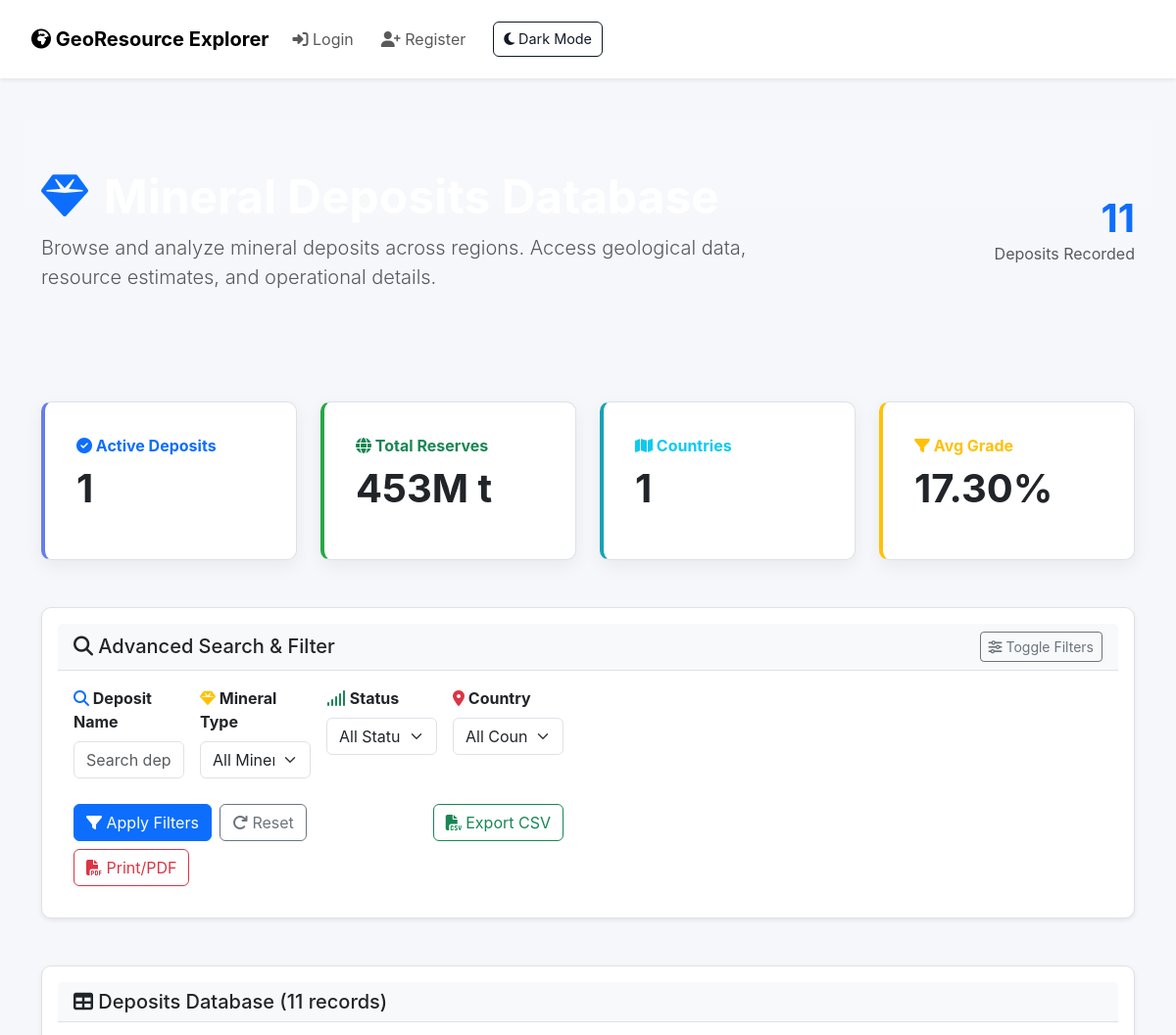
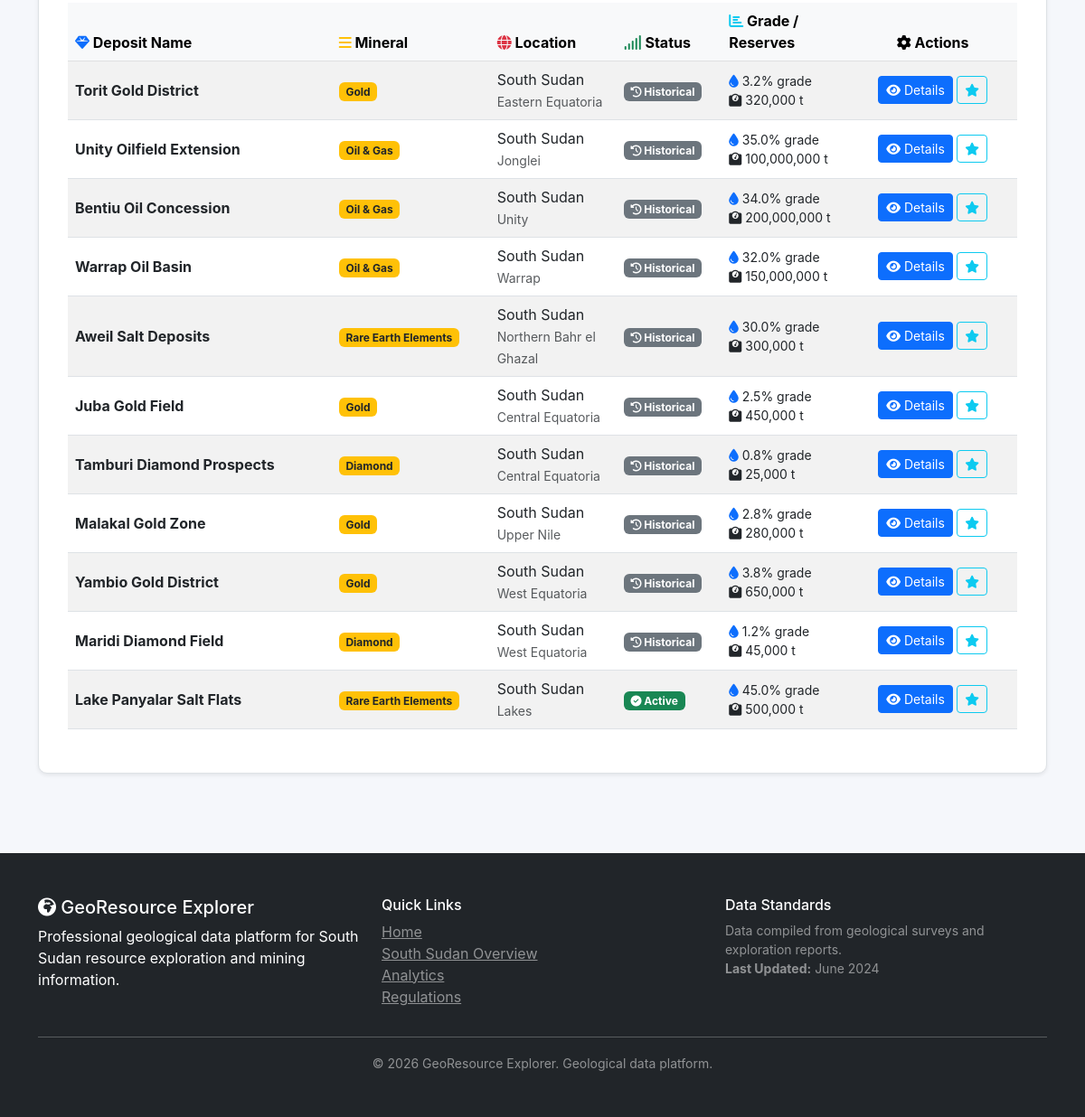
/deposits, run on the app's committed database (2 pictures, top to bottom).
### tables this page shows
CREATE TABLE deposits (
                id INTEGER PRIMARY KEY AUTOINCREMENT,
                name TEXT NOT NULL,
                mineral_type_id INTEGER,
                ore_type_id INTEGER,
                location_name TEXT,
                latitude REAL,
                longitude REAL,
                country TEXT,
                region TEXT,
                estimated_reserves_tonnes REAL,
                average_grade REAL,  -- percentage or g/tonne
                confidence_level TEXT,  -- confirmed, probable, possible
                discovery_year INTEGER,
                status TEXT,  -- active, inactive, exploration, under_development
                notes TEXT,
                created_by INTEGER,
                created_at TIMESTAMP DEFAULT CURRENT_TIMESTAMP,
                FOREIGN KEY(mineral_type_id) REFERENCES mineral_types(id),
                FOREIGN KEY(ore_type_id) REFERENCES ore_types(id),
                FOREIGN KEY(created_by) REFERENCES users(id)
            );

CREATE TABLE mineral_types (
                id INTEGER PRIMARY KEY AUTOINCREMENT,
                name TEXT UNIQUE NOT NULL,
                description TEXT,
                category TEXT  -- precious, industrial, base_metal, rare_earth, fossil_fuel
            );

### app/professional.py (the view)
    @app.route("/deposits")
    def deposits():
        db = get_db()
        search = request.args.get('q', '')
        mineral_filter = request.args.get('mineral', '')
        country_filter = request.args.get('country', '')
        status_filter = request.args.get('status', '')
        query = """
            SELECT d.*, mt.name as mineral_name, mt.category as mineral_category,
                   ot.name as ore_name
            FROM deposits d
            JOIN mineral_types mt ON d.mineral_type_id = mt.id
            JOIN ore_types ot ON d.ore_type_id = ot.id
            WHERE 1=1
        """
        params = []
        if search:
            query += " AND (d.name LIKE ? OR d.location_name LIKE ?)"
            params.extend([f'%{search}%', f'%{search}%'])
        if mineral_filter:
            query += " AND mt.id = ?"
            params.append(int(mineral_filter))
        if country_filter:
            query += " AND d.country = ?"
            params.append(country_filter)
        if status_filter:
            query += " AND d.status = ?"
            params.append(status_filter)
        query += " ORDER BY d.status DESC, d.discovery_year DESC"
        deposits = db.execute(query, params).fetchall()
        deposits = [dict(d) for d in deposits]
        minerals = db.execute("SELECT id, name FROM mineral_types ORDER BY name").fetchall()
        minerals = [dict(m) for m in minerals]
        countries = db.execute("SELECT DISTINCT country FROM deposits ORDER BY country").fetchall()
        countries = [dict(c) for c in countries]
        return render_template("deposits.html",
                             deposits=deposits,
                             minerals=minerals,
                             countries=countries,
                             search=search)

### templates/deposits.html (shortened to what this page needs)
{% extends "layout.html" %}
{% block content %}
<div class="bg-gradient py-5 mb-5">
    <div class="container">
        <div class="row align-items-center">
            <div class="col-md-8">
                <h1 class="display-5 fw-bold mb-2">
                    <i class="fas fa-gem text-primary me-3"></i>Mineral Deposits Database
                </h1>
                <p class="lead text-muted">Browse and analyze mineral deposits across regions. Access geological data, resource estimates, and operational details.</p>
            </div>
            <div class="col-md-4 text-end">
                <div class="display-6 fw-bold text-primary">{{ deposits|length }}</div>
                <p class="text-muted">Deposits Recorded</p>
            </div>
        </div>
    </div>
</div>
<div class="container">
    <div class="row g-4 mb-5">
        <div class="col-md-3">
            <div class="card border-left-primary h-100">
                <div class="card-body">
                    <div class="text-primary fw-bold mb-2">
                        <i class="fas fa-check-circle"></i> Active Deposits
                    </div>
                    <div class="display-6 fw-bold">
                        {% set active_count = deposits|selectattr('status', 'equalto', 'active')|list|length %}
                        {{ active_count }}
                    </div>
                </div>
            </div>
        </div>
        <div class="col-md-3">
            <div class="card border-left-success h-100">
                <div class="card-body">
                    <div class="text-success fw-bold mb-2">
                        <i class="fas fa-globe"></i> Total Reserves
                    </div>
                    <div class="display-6 fw-bold">
                        {% set total_reserves = deposits|map(attribute='estimated_reserves_tonnes')|sum %}
                        {{ "{:,.0f}".format(total_reserves / 1000000) }}M t
                    </div>
                </div>
            </div>
        </div>
        <div class="col-md-3">
            <div class="card border-left-info h-100">
                <div class="card-body">
                    <div class="text-info fw-bold mb-2">
                        <i class="fas fa-map"></i> Countries
                    </div>
                    <div class="display-6 fw-bold">
                        {% set countries_set = deposits|map(attribute='country')|unique|list %}
                        {{ countries_set|length }}
                    </div>
                </div>
            </div>
        </div>
        <div class="col-md-3">
            <div class="card border-left-warning h-100">
                <div class="card-body">
                    <div class="text-warning fw-bold mb-2">
                        <i class="fas fa-filter"></i> Avg Grade
                    </div>
                    <div class="display-6 fw-bold">
                        {% set avg_grade = (deposits|map(attribute='average_grade')|sum) / (deposits|length if deposits|length > 0 else 1) %}
                        {{ "%.2f"|format(avg_grade) }}%
                    </div>
                </div>
            </div>
        </div>
    </div>
    <div class="card shadow-sm mb-5">
        <div class="card-header bg-light border-bottom">
            <div class="row align-items-center">
                <div class="col">
                    <h5 class="mb-0">
                        <i class="fas fa-search"></i> Advanced Search & Filter
                    </h5>
                </div>
                <div class="col-auto">
                    <button class="btn btn-sm btn-outline-secondary" type="button" data-bs-toggle="collapse" data-bs-target="#filterForm">
                        <i class="fas fa-sliders-h"></i> Toggle Filters
                    </button>
                </div>
            </div>
        </div>
        <div class="collapse show" id="filterForm">
            <div class="card-body">
                <form method="GET" class="needs-validation">
                    <div class="row g-3 mb-3">
                        <div class="col-md-3">
                            <label class="form-label fw-bold">
                                <i class="fas fa-search text-primary"></i> Deposit Name
                            </label>
                            <input type="text" name="q" class="form-control" placeholder="Search deposit..." value="{{ search or '' }}">
                        </div>
                        <div class="col-md-3">
                            <label class="form-label fw-bold">
                                <i class="fas fa-gem text-warning"></i> Mineral Type
                            </label>
                            <select name="mineral" class="form-select">
                                <option value="">All Minerals</option>
                            </select>
                        </div>
                        <div class="col-md-3">
                            <label class="form-label fw-bold">
                                <i class="fas fa-signal text-success"></i> Status
                            </label>
                            <select name="status" class="form-select">
                                <option value="">All Status</option>
                            </select>
                        </div>
                        <div class="col-md-3">
                            <label class="form-label fw-bold">
                                <i class="fas fa-map-marker-alt text-danger"></i> Country
                            </label>
                            <select name="country" class="form-select">
                                <option value="">All Countries</option>
                            </select>
                        </div>
                    </div>
                    <div class="row g-2">
                        <div class="col-auto">
                            <button type="submit" class="btn btn-primary">
                                <i class="fas fa-filter"></i> Apply Filters
                            </button>
                        </div>
                        <div class="col-auto">
                            <a href="{{ url_for('deposits') }}" class="btn btn-outline-secondary">
                                <i class="fas fa-redo"></i> Reset
                            </a>
                        </div>
                        <div class="col-auto ms-auto">
                            <button type="button" class="btn btn-outline-success" onclick="exportToCSV()">
                                <i class="fas fa-file-csv"></i> Export CSV
                            </button>
                        </div>
                        <div class="col-auto">
                            <button type="button" class="btn btn-outline-danger" onclick="window.print()">
                                <i class="fas fa-file-pdf"></i> Print/PDF
                            </button>
                        </div>
                    </div>
                </form>
            </div>
        </div>
    </div>
    <div class="card shadow-sm">
        <div class="card-header bg-light border-bottom">
            <h5 class="mb-0">
                <i class="fas fa-table"></i> Deposits Database ({{ deposits|length }} records)
            </h5>
        </div>
        <div class="card-body">
            {% if deposits %}
            <div class="table-responsive">
                <table class="table table-hover table-striped align-middle" id="depositsTable">
                    <thead class="table-light">
                        <tr>
                            <th style="width: 25%;">
                                <i class="fas fa-gem text-primary"></i> Deposit Name
                            </th>
                            <th style="width: 15%;">
                                <i class="fas fa-bars text-warning"></i> Mineral
                            </th>
                            <th style="width: 12%;">
                                <i class="fas fa-globe text-danger"></i> Location
                            </th>
                            <th style="width: 10%;">
                                <i class="fas fa-signal text-success"></i> Status
                            </th>
                            <th style="width: 12%;">
                                <i class="fas fa-chart-bar text-info"></i> Grade / Reserves
                            </th>
                            <th style="width: 16%;" class="text-center">
                                <i class="fas fa-cog"></i> Actions
                            </th>
                        </tr>
                    </thead>
                    <tbody>
                        {% for d in deposits %}
                        <tr class="deposit-row" data-deposit-id="{{ d.id }}">
                            <td>
                                <strong class="text-dark">{{ d.name }}</strong>
                            </td>
                            <td>
                                <span class="badge bg-warning text-dark">{{ d.mineral_name }}</span>
                            </td>
                            <td>
                                <div>{{ d.country }}</div>
                                <small class="text-muted">{{ d.region }}</small>
                            </td>
                            <td>
                                {% if d.status == 'active' %}
                                    <span class="badge bg-success">
                                        <i class="fas fa-check-circle"></i> Active
                                    </span>
                                {% elif d.status == 'prospect' %}
                                    <span class="badge bg-info">
                                        <i class="fas fa-compass"></i> Prospect
                                    </span>
                                {% else %}
                                    <span class="badge bg-secondary">
                                        <i class="fas fa-history"></i> Historical
                                    </span>
                                {% endif %}
                            </td>
                            <td>
                                <div class="small">
                                    <i class="fas fa-tint text-primary"></i> {{ d.average_grade }}% grade
                                </div>
                                <div class="small">
                                    <i class="fas fa-weight"></i> {{ "{:,.0f}".format(d.estimated_reserves_tonnes) }} t
                                </div>
                            </td>
                            <td class="text-center">
                                <a href="{{ url_for('deposit_detail', deposit_id=d.id) }}" class="btn btn-sm btn-primary" title="View Details">
                                    <i class="fas fa-eye"></i> Details
                                </a>
                                <button class="btn btn-sm btn-outline-info" onclick="addToWatchlist({{ d.id }}, '{{ d.name }}')" title="Add to Watchlist">
                                    <i class="fas fa-star"></i>
                                </button>
                            </td>
                        </tr>
                        {% endfor %}
                    </tbody>
                </table>
            </div>
            {% else %}
            <div class="alert alert-info text-center py-5" role="alert">
                <i class="fas fa-search fa-3x text-info mb-3"></i>
                <h5 class="mt-3">No Deposits Found</h5>
                <p class="mb-0">No deposits match your search criteria. Try adjusting your filters.</p>
            </div>
            {% endif %}
        </div>
    </div>
</div>
{% endblock %}

### data on the page
deposits: name "Torit Gold District", mineral_name "Gold", country "South Sudan", region "Eastern Equatoria", shows "Historical", average_grade "3.2", estimated_reserves_tonnes "320,000"
deposits: name "Unity Oilfield Extension", mineral_name "Oil & Gas", country "South Sudan", region "Jonglei", status "Historical", average_grade "35.0", estimated_reserves_tonnes "100,000,000"
deposits: name "Bentiu Oil Concession", mineral_name "Oil & Gas", country "South Sudan", region "Unity", status "Historical", average_grade "34.0", estimated_reserves_tonnes "200,000,000"
deposits: name "Warrap Oil Basin", mineral_name "Oil & Gas", country "South Sudan", region "Warrap", status "Historical", average_grade "32.0", estimated_reserves_tonnes "150,000,000"
deposits: name "Aweil Salt Deposits", mineral_name "Rare Earth Elements", country "South Sudan", region "Northern Bahr el Ghazal", status "Historical", average_grade "30.0", estimated_reserves_tonnes "300,000"
deposits: name "Juba Gold Field", mineral_name "Gold", country "South Sudan", region "Central Equatoria", status "Historical", average_grade "2.5", estimated_reserves_tonnes "450,000"
deposits: name "Tamburi Diamond Prospects", mineral_name "Diamond", country "South Sudan", region "Central Equatoria", status "Historical", average_grade "0.8", estimated_reserves_tonnes "25,000"
deposits: name "Malakal Gold Zone", mineral_name "Gold", country "South Sudan", region "Upper Nile", status "Historical", average_grade "2.8", estimated_reserves_tonnes "280,000"
deposits: name "Yambio Gold District", mineral_name "Gold", country "South Sudan", region "West Equatoria", status "Historical", average_grade "3.8", estimated_reserves_tonnes "650,000"
deposits: name "Maridi Diamond Field", mineral_name "Diamond", country "South Sudan", region "West Equatoria", status "Historical", average_grade "1.2", estimated_reserves_tonnes "45,000"
deposits: name "Lake Panyalar Salt Flats", mineral_name "Rare Earth Elements", country "South Sudan", region "Lakes", status "active" (drawn), average_grade "45.0", estimated_reserves_tonnes "500,000"

### other printed values
{{ deposits|length }} "11"
{{ active_count }} "1"
{{ "{:,.0f}".format(total_reserves / 1000000) }} "453"
{{ countries_set|length }} "1"
{{ "%.2f"|format(avg_grade) }} "17.30"
